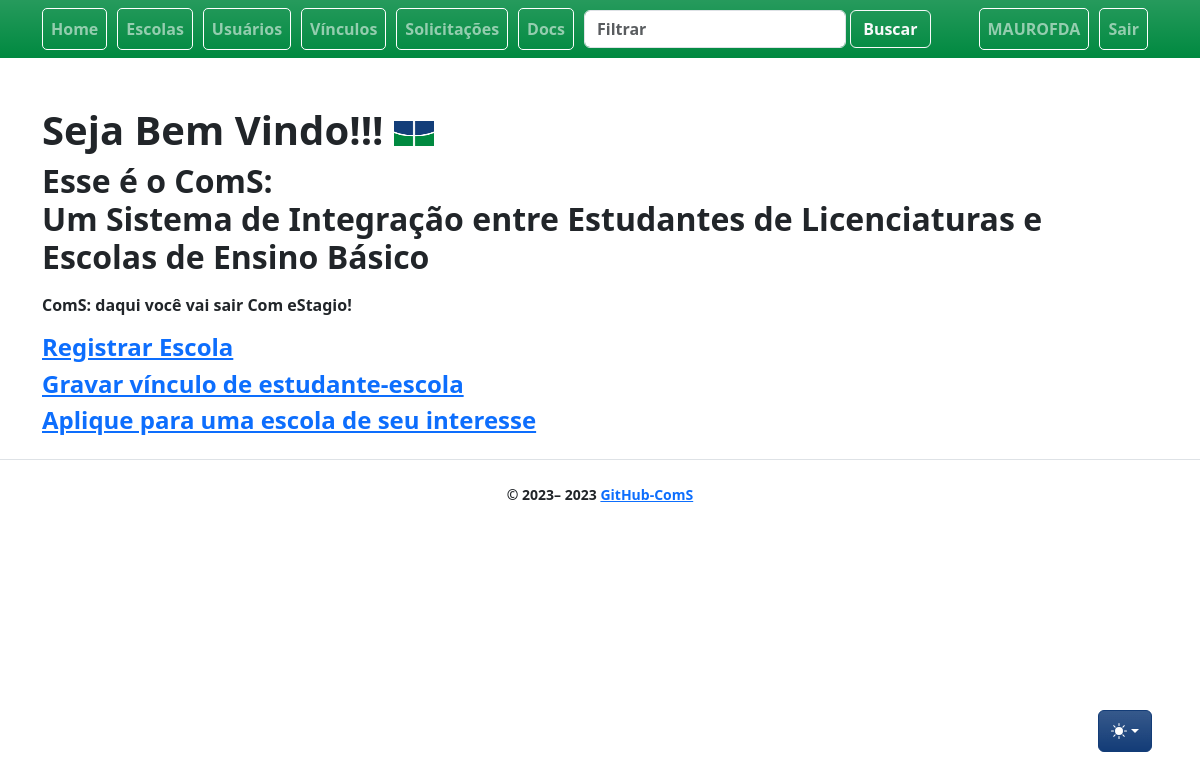
/ (signed in), run on an earlier commit of the app's database.
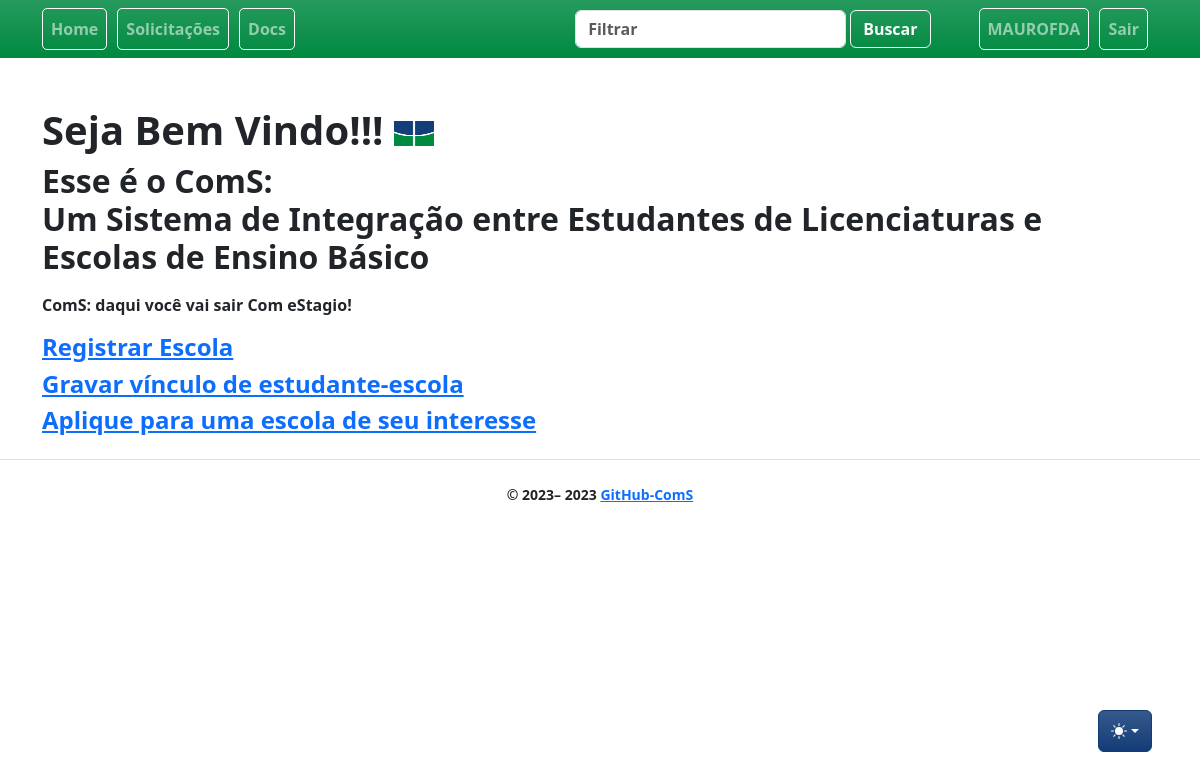
And on a later commit of the database.
### app/auth/controller.py (the view)
@bp.route("/", methods=("GET", "POST"), strict_slashes=False)
def index():
    return render_template("index.jinja2", title="Home")

### app/auth/loaders.py (called while the page is built)
@login_manager.user_loader
def load_user(user_id):
    return User.query.get(int(user_id))

### app/templates/index.jinja2 (shortened to what this page needs)
{% extends "base.jinja2" %}
{% block head %}
{{ super() }}
{% endblock %}
{% block content %}
    <h1>
        Seja Bem Vindo!!!
        <img src="{{ url_for('static', filename='img/Logo_UnB.png') }}" alt="UnB" width="40" height="25">
    </h1>
    <h2>
        Esse é o ComS:
        <p>
        Um Sistema de Integração entre Estudantes de Licenciaturas e Escolas de Ensino Básico</p>
    </h2>
    <p>
            ComS: daqui você vai sair Com eStagio!
        </p>
    {% if current_user.is_authenticated %}
    <h4>
        <a href="{{ url_for('schools.new') }}">Registrar Escola</a>
    </h4>
    <h4>
        <a href="{{ url_for('linkages.new') }}">Gravar vínculo de estudante-escola</a>
    </h4>
    <h4>
        <a href="{{ url_for('solicitations.new') }}">Aplique para uma escola de seu interesse</a>
    </h4>
    {% endif %}
    {% endblock %}

### app/templates/base.jinja2 (shortened to what this page needs)
{% from 'bootstrap5/utils.html' import render_messages %}
{% from 'bootstrap5/form.html' import render_form %}
{% from 'bootstrap5/nav.html' import render_nav_item, render_breadcrumb_item %}
<!doctype html>
<html lang="pt-BR" data-bs-theme="auto">
  <head>
    {% block head %}
    {% block styles %}
    {{ bootstrap.load_css() }}
    <link href="/static/css/bootstrap.min.css" rel="stylesheet" type="text/css">
    {% endblock %}
    {% endblock %}
  </head>
  <body >
    <nav style="background:#008940;" class="navbar navbar-dark navbar-expand-lg mb-5 fs-6 fw-semibold mobile-toggler bg-gradient" >
      <div class="container" >
        <div class="collapse navbar-collapse text-white nav-pills" id="navbarSupportedContent">
          <ul class="navbar-nav mr-auto">
            <div class="nav_bar_box" >
              {{ render_nav_item('main.index', 'Home') }}
            </div>
            {% if current_user.is_student==False %}
            <div class="nav_bar_box">
              {{ render_nav_item('schools.index', 'Escolas') }}
            </div>
            <div class="nav_bar_box">
              {{ render_nav_item('users.index', 'Usuários') }}
            </div>
            <div class="nav_bar_box">
              {{ render_nav_item('linkages.index', 'Vínculos') }}
            </div>
            {% endif %}
            {% if current_user.is_authenticated %}
            <div class="nav_bar_box">
              {{ render_nav_item('solicitations.index', 'Solicitações') }}
            </div>
            <div class="nav_bar_box">
              {{ render_nav_item ('auth.upload', 'Docs') }}
            </div>
          </ul>
        </div>
        <div>
          <ul class="navbar-nav collapse navbar-collapse mr-auto " id="navbarSupportedContent">
            <form class="d-flex" role="search">
              <input class="form-control form-control me-1 bg-221259 container-fluid" type="search"
                placeholder="Filtrar" aria-label="Search" id="filter">
              <button class="btn btn-outline-light me-5" type="submit">Buscar</button>
            </form>
          </ul>
        </div>
        <div>
          <ul class="navbar-nav collapse navbar-collapse me-0" id="navbarSupportedContent">
            <div class="nav_bar_box ms-0">
              {{ render_nav_item('auth.profile', (current_user.username|upper)) }}
            </div>
            <div class="nav_bar_box ml-2">
              {{ render_nav_item('auth.logout', 'Sair') }}
            </div>
            {% elif not current_user.is_authenticated %}
            <div class="nav_bar_box">
              {{ render_nav_item('auth.login', 'Entrar') }}
            </div>
            {% endif %}
          </ul>
        </div>
      </div>
    </nav>
    <div class="dropdown position-fixed bottom-0 end-0 mb-5 me-5 bd-mode-toggle">
      <button class="btn btn-bd-primary py-2 dropdown-toggle d-flex align-items-center bg-gradient" id="bd-theme"
        type="button" title="Toggle theme" aria-expanded="false" data-bs-toggle="dropdown"
        aria-label="Toggle theme(auto)">
        <svg class="bi my-1 theme-icon-active" width="1em" height="1em" title="color mode">
          <use href="#circle-half"></use>
        </svg>
      </button>
    </div>
    <main class="container">
      {% block content %}
      {% endblock %}
    </main>
    <footer class="text-center">
      {% block footer %}
      <div class="d-flex flex-column flex-sm-row justify-content-center py-4 my-4 border-top">
        <small> &copy; 2023–
          <script>document.write(new Date().getFullYear())</script> <a
            href="https://github.com/mauro-fernandes/ComS-rottenpotatoes">GitHub-ComS</a>
        </small>
      </div>
      {% endblock %}
    </footer>
  </body>
</html>

What changed in the data, as far as the page shows it:
changed User "MAUROFDA": is_student False → True (drawn)
Also different on the page:
{{ render_nav_item('schools.index', 'Escolas') }}: "Escolas" → (not shown)
{{ render_nav_item('users.index', 'Usuários') }}: "Usuários" → (not shown)
{{ render_nav_item('linkages.index', 'Vínculos') }}: "Vínculos" → (not shown)
